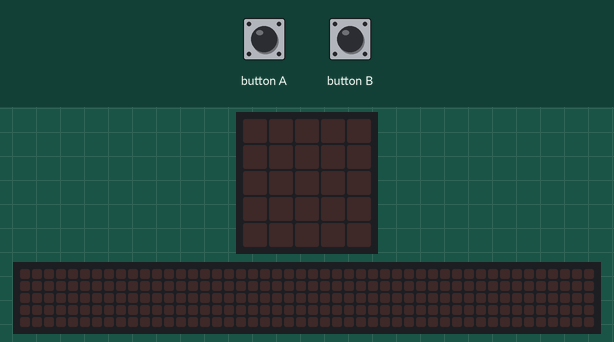
The program below on a simulated BBC micro:bit (MakeCode). Shown: the board's 5×5 LED display, a strip that is not on the board, showing the scrolling text unrolled. The test bench sets the inputs (shaded band). Random numbers come from a fixed seed; the 48×5 strip is a reading aid, not a part: it shows the text the display is scrolling, unrolled, one strip-width of it at a time.

Above: at 1.2 s.
1.3 s: button A pressed for 0.15 s
At 4.0 s:
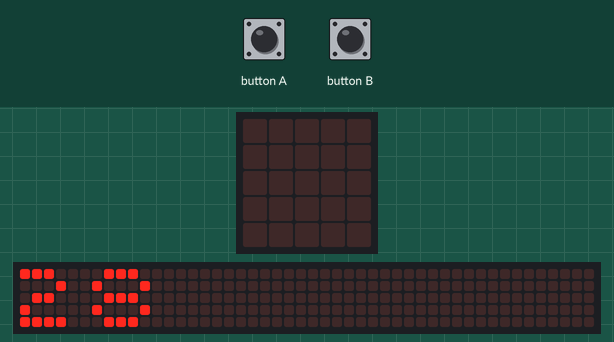
4.3 s: button B pressed for 0.15 s
At 4.65 s:
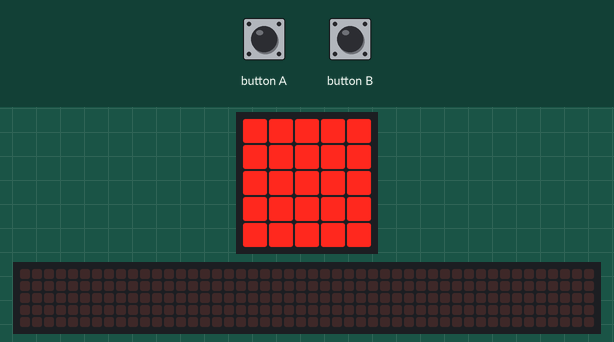
6.3 s: button A pressed for 0.15 s
At 6.52 s:
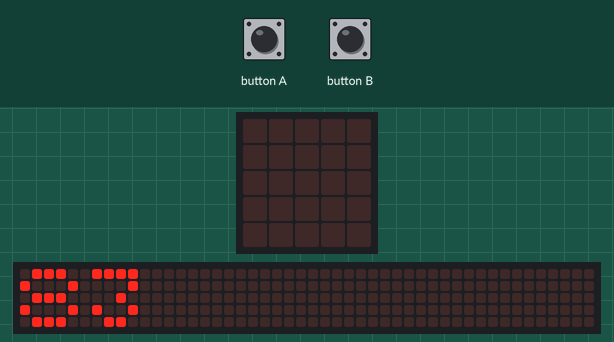
Timing chart, 0 to 9.3 s (numbered marks = the images above; inputs shaded):
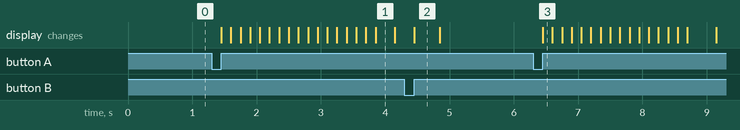

The program:

main.ts
```typescript
let espera = 0
let fila = 0
let columna = 0
input.onButtonPressed(Button.A, function () {
    basic.showNumber(randint(11, 99))
})
function paso1 () {
    pins.digitalWritePin(DigitalPin.P0, 1)
    pins.digitalWritePin(DigitalPin.P1, 0)
    pins.digitalWritePin(DigitalPin.P2, 0)
    pins.digitalWritePin(DigitalPin.P3, 0)
    basic.pause(espera)
}
function paso2 () {
    pins.digitalWritePin(DigitalPin.P0, 0)
    pins.digitalWritePin(DigitalPin.P1, 1)
    pins.digitalWritePin(DigitalPin.P2, 0)
    pins.digitalWritePin(DigitalPin.P3, 0)
    basic.pause(espera)
}
input.onButtonPressed(Button.B, function () {
    basic.showLeds(`
        # # # # #
        # # # # #
        # # # # #
        # # # # #
        # # # # #
        `)
    espera = 50
    fila = 0
    columna = 0
    for (let index = 0; index < 25; index++) {
        led.toggle(fila, columna)
        for (let index = 0; index < 10; index++) {

        }
        fila += 1
        if (fila == 5) {
            fila = 0
            columna += 1
        }
    }
})
```

test.ts
```typescript
// aquí va el archivo "tests"; esto no se compilará cuando este paquete se utilice como una extensión.
```

Measured:
- after the input at 1.3 s, the display: changes after 0.15 s (image 1)
- after the input at 4.3 s, the display: changes after 0.15 s (image 2)
- after the input at 6.3 s, the display: changes after 0.15 s (image 3)
- what the display in image 2 shows lasts 0.4 s, from 4.5 s to 4.9 s
